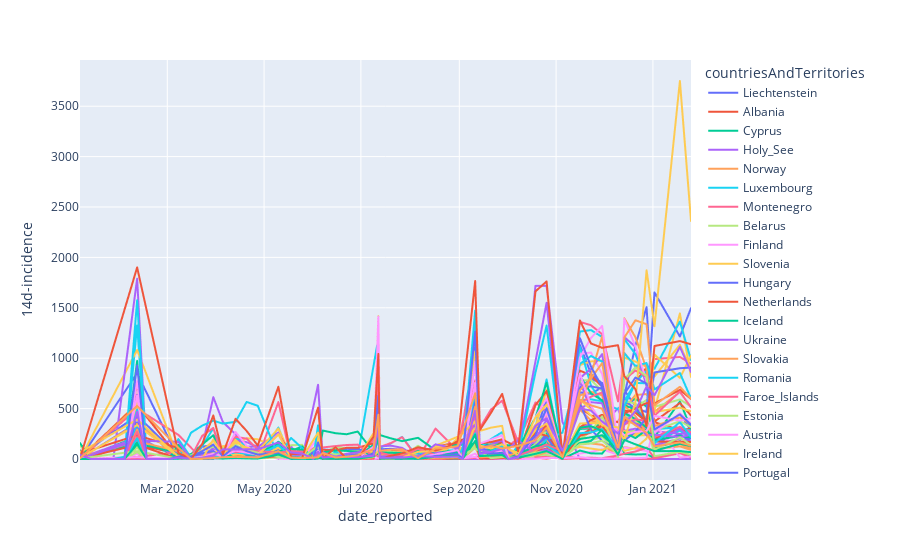

This figure's notebook cell:
### Markdown cell above
Create a line plot showing the 14-incidence for all European countries. Use groupby operation to generate the data list for the plotly plot.

Create a smoothed version of the 14d-incidence by averaging 3 months.

Create a radial plot of death rate / 100000 people (see popData2019), where one year completes a circle, i.e. 360˚. Visualize the recored years for Italy, Germany, Sweden and Greece. Hint you might need to turn the dateTime into day within the year (%j) and adjust 365 to 360 degrees.

Optional: Find "regular" mortality rates for those countries and visualize it in the plot as well.

### Code cell
df = cdf[["continentExp", "countriesAndTerritories", "14d-incidence"]].groupby("continentExp")

fig = px.line(cdf.loc[df.groups["Europe"]].sort_values("date_reported"), x="date_reported", y="14d-incidence", color='countriesAndTerritories')
fig.show()
